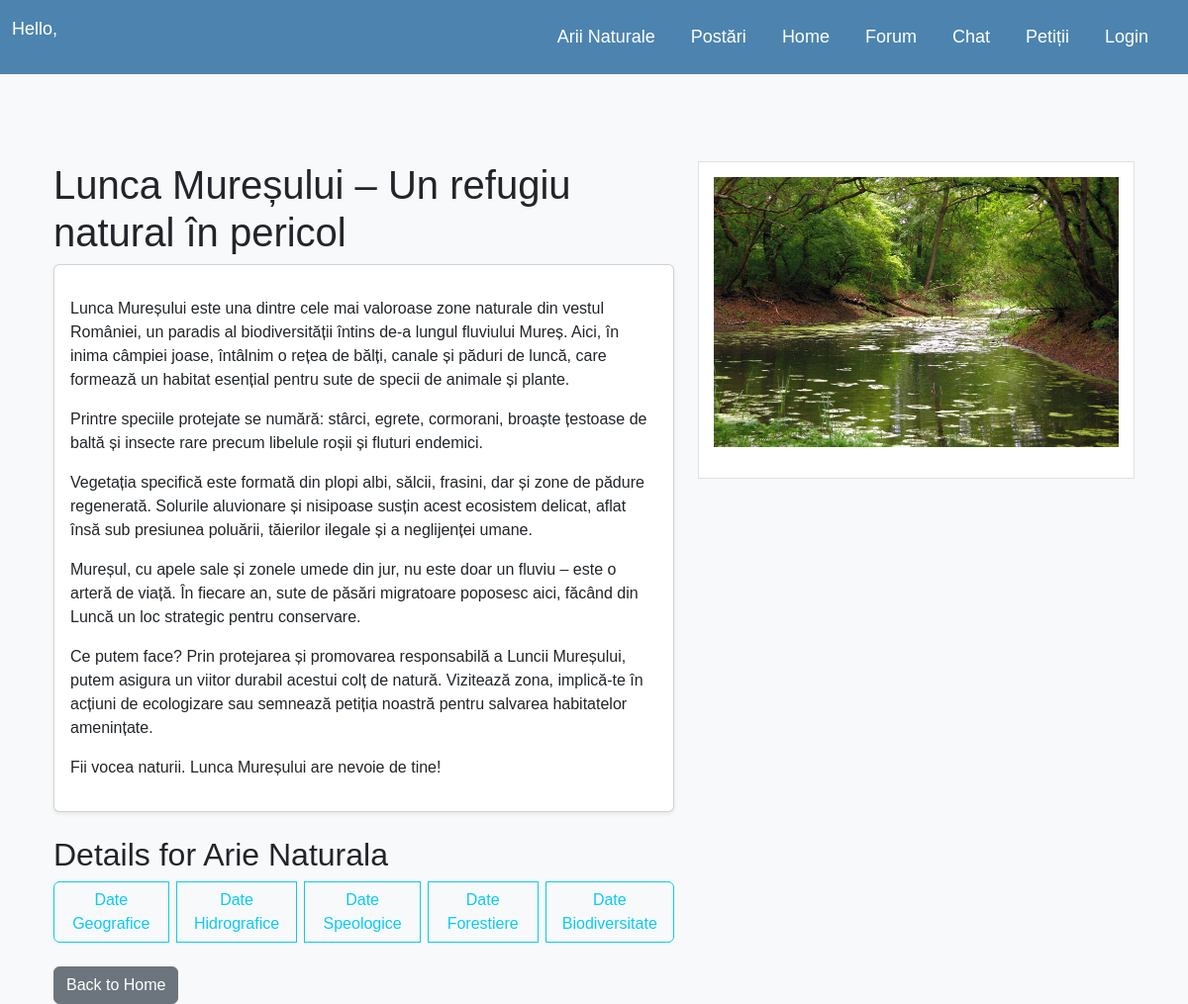
The app's page /post/2/ with its own data.
### eenvironmentblog/models.py (models this page shows, shortened)
class Post(models.Model):
            title = models.CharField(max_length=200)
            body = RichTextUploadingField()
            author = models.ForeignKey(User, on_delete=models.CASCADE, related_name='blog_posts')
            updated_on = models.DateTimeField(auto_now=True)
            created_on = models.DateTimeField(auto_now_add=True)
            cover_image = models.ImageField(upload_to='images/', blank=True, null=True)
            status = models.IntegerField(choices=STATUS, default=0)
            arie_naturala = models.ForeignKey(ArieNaturala, on_delete=models.DO_NOTHING, limit_choices_to={'status': 1})
            class Meta:
                ordering = ['-created_on']

### eenvironmentblog/views.py (the view)
# urls.py: path('post/<int:pk>/', views.post_detail, name='post_detail'),
def post_detail(request, pk):
    post = get_object_or_404(Post, pk=pk)
    return render(request, 'eenvironmentblog/post_detail.html', {'post': post})

### eenvironmentblog/templates/eenvironmentblog/post_detail.html (shortened to what this page needs)
{% extends 'eenvironmentblog/base.html' %}
{% block content %}
<div class="container mt-4">
    <div class="row">
        <div class="col-md-7">
            <h1>{{ post.title }}</h1>
            <div class="card mb-4 shadow-sm">
                <div class="card-body">
                    <p>{{ post.body|safe }}</p>
                </div>
            </div>
            <h2>Details for Arie Naturala</h2>
            <div class="mb-4">
                <div class="btn-group" role="group">
                    <a href="{% url 'date_geografice_detail' post.arie_naturala.pk %}" class="btn btn-outline-info me-2">Date Geografice</a>
                    <a href="{% url 'date_hidrografice_detail' post.arie_naturala.pk %}" class="btn btn-outline-info me-2">Date Hidrografice</a>
                    <a href="{% url 'date_speologice_detail' post.arie_naturala.pk %}" class="btn btn-outline-info me-2">Date Speologice</a>
                    <a href="{% url 'date_forestiere_detail' post.arie_naturala.pk %}" class="btn btn-outline-info me-2">Date Forestiere</a>
                    <a href="{% url 'date_biodiversitate_detail' post.arie_naturala.pk %}" class="btn btn-outline-info">Date Biodiversitate</a>
                </div>
            </div>
            <a href="{% url 'index' %}" class="btn btn-secondary">Back to Home</a>
        </div>
        <div class="col-md-5">
            <div class="white-square">
                {% if post.cover_image %}
                    <img src="{{ post.cover_image.url }}" class="img-fluid mb-3" alt="{{ post.title }}" style="max-width: 100%; max-height: 400px;">
                {% endif %}
            </div>
        </div>
    </div>
</div>
{% endblock %}

### eenvironmentblog/templates/eenvironmentblog/base.html (style rules this page uses)
body { font-family: 'Arial', sans-serif; background-color: #f8f9fa; }
.container { padding-top: 20px; }
.white-square { background-color: #fff; border: 1px solid #dee2e6; padding: 15px; }

### records on screen
Post: title "Lunca Mureșului – Un refugiu natural în pericol", body "Lunca Mureșului este una dintre cele mai valoroase zone naturale din vestul României, un paradis al biodiversității întins de-a lungul fluviului Mureș. Aici, în inima câmpiei joase, întâlnim o rețea de bălți, canale și păduri de luncă, care formează un habitat esențial pentru sute de specii de animale și plante. Printre speciile protejate se numără: stârci, egrete, cormorani, broaște țestoase de baltă și insecte rare precum libelule roșii și fluturi endemici. Vegetația specifică este formată din plopi albi, sălcii, frasini, dar și zone de pădure regenerată. Solurile aluvionare și nisipoase susțin acest ecosistem delicat, aflat însă sub presiunea poluării, tăierilor ilegale și a neglijenței…", cover_image (picture)
